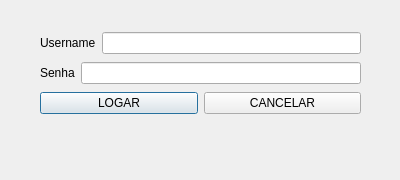
<?xml version="1.0" encoding="UTF-8"?>
<ui version="4.0">
 <class>login</class>
 <widget class="QDialog" name="login">
  <property name="geometry">
   <rect>
    <x>0</x>
    <y>0</y>
    <width>400</width>
    <height>180</height>
   </rect>
  </property>
  <property name="windowTitle">
   <string>Dialog</string>
  </property>
  <widget class="QWidget" name="">
   <property name="geometry">
    <rect>
     <x>40</x>
     <y>30</y>
     <width>321</width>
     <height>88</height>
    </rect>
   </property>
   <layout class="QVBoxLayout" name="verticalLayout">
    <item>
     <layout class="QHBoxLayout" name="horizontalLayout">
      <item>
       <widget class="QLabel" name="label">
        <property name="text">
         <string>Username</string>
        </property>
       </widget>
      </item>
      <item>
       <widget class="QLineEdit" name="txt_username"/>
      </item>
     </layout>
    </item>
    <item>
     <layout class="QHBoxLayout" name="horizontalLayout_2">
      <item>
       <widget class="QLabel" name="label_2">
        <property name="text">
         <string>Senha</string>
        </property>
       </widget>
      </item>
      <item>
       <widget class="QLineEdit" name="txt_senha">
        <property name="echoMode">
         <enum>QLineEdit::Password</enum>
        </property>
       </widget>
      </item>
     </layout>
    </item>
    <item>
     <layout class="QHBoxLayout" name="horizontalLayout_3">
      <item>
       <widget class="QPushButton" name="btn_logar">
        <property name="text">
         <string>LOGAR</string>
        </property>
       </widget>
      </item>
      <item>
       <widget class="QPushButton" name="btn_cancelar">
        <property name="text">
         <string>CANCELAR</string>
        </property>
       </widget>
      </item>
     </layout>
    </item>
   </layout>
  </widget>
 </widget>
 <resources/>
 <connections/>
</ui>
